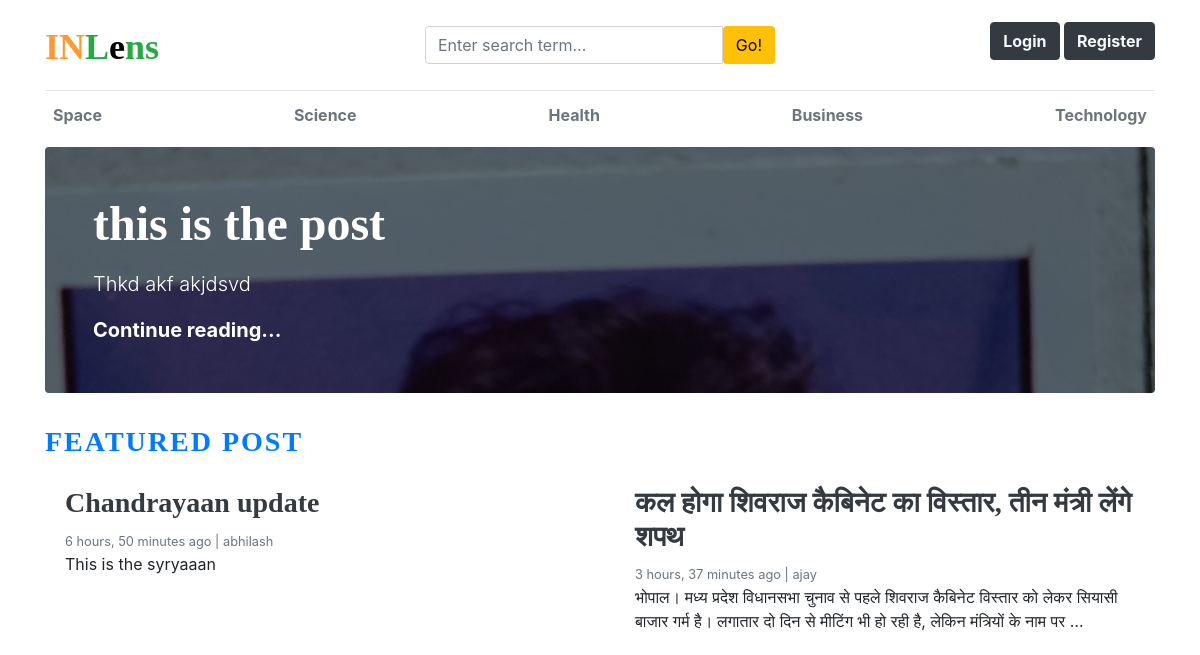
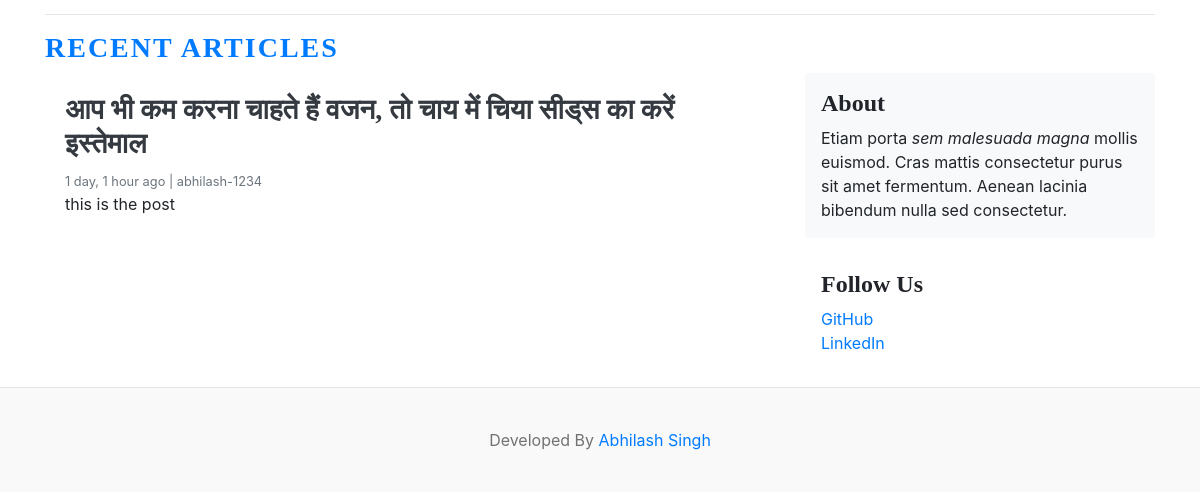
Before: / with the older database file (2 pictures, top to bottom).
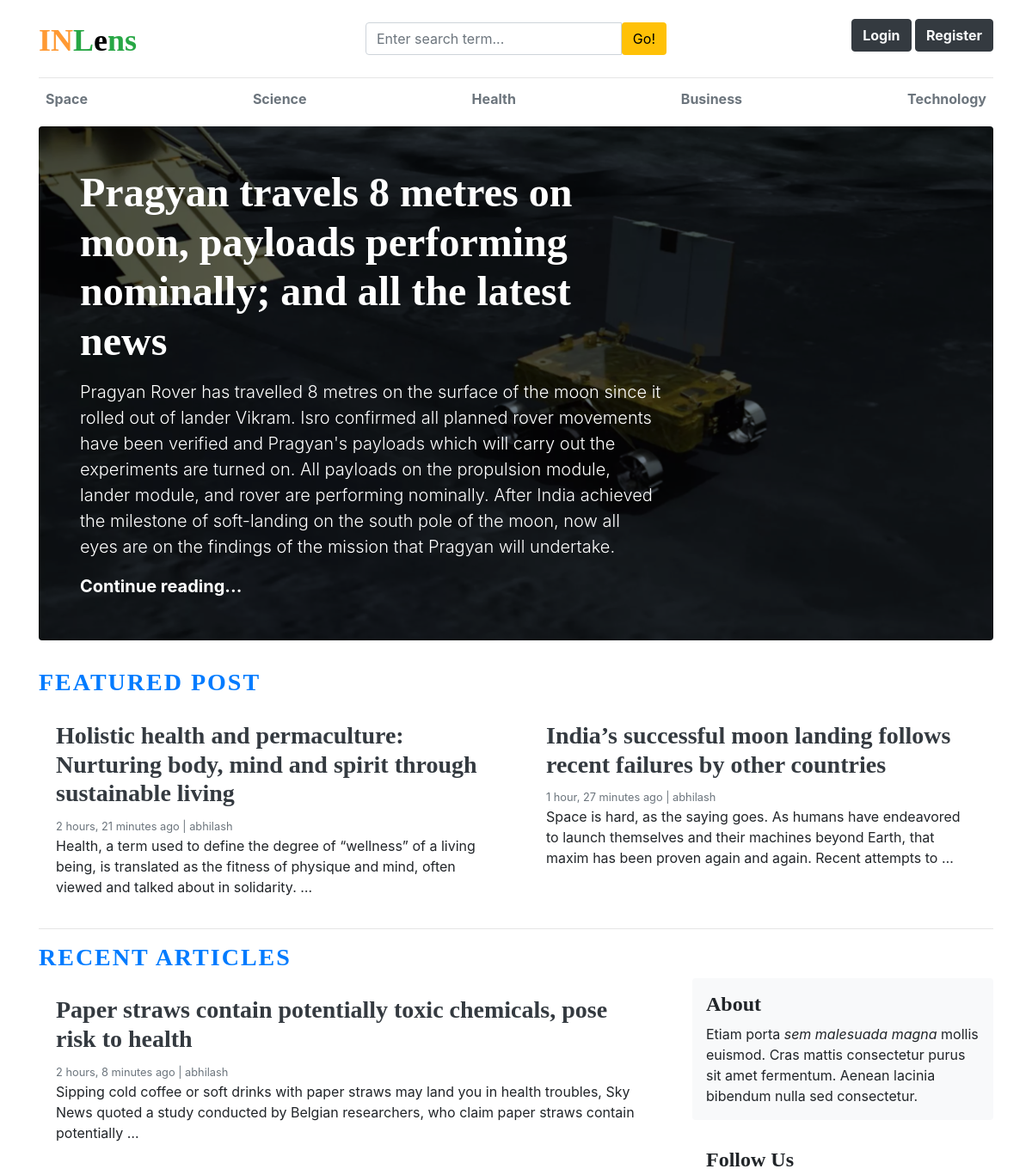
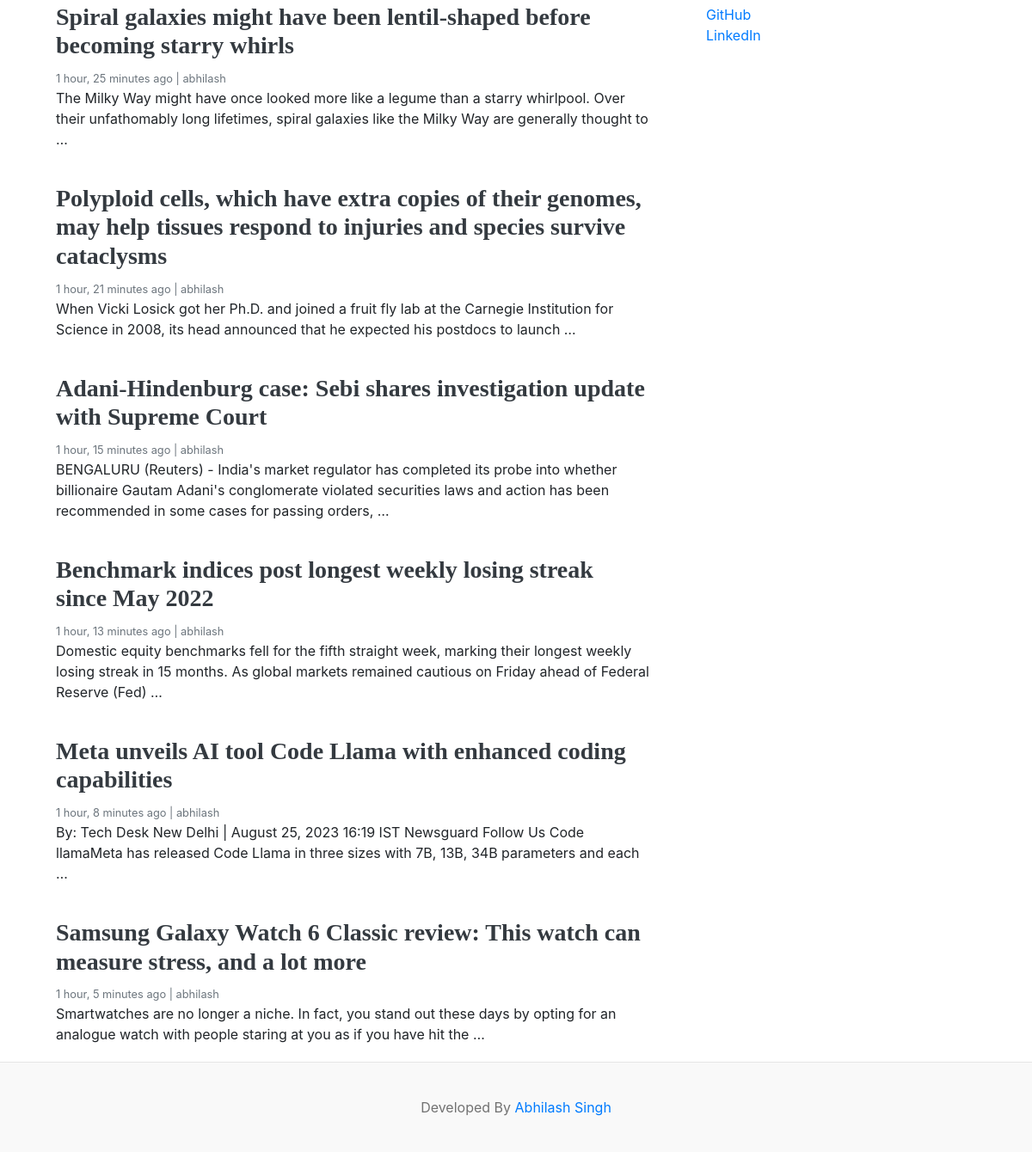
After: the same page with the newer database file (2 pictures, top to bottom).
### blogs/models.py (models this page shows, shortened)
class Category(models.Model):
    category_name = models.CharField(max_length=200, unique=True)
    created_at = models.DateTimeField(auto_now_add=True)
    updated_at = models.DateTimeField(auto_now=True)
    class Meta: # to correct the spelling of categories changing the metadata.
        verbose_name_plural = 'categories'

class Blog(models.Model):
    title =  models.CharField(max_length=1000)
    slug = models.SlugField(max_length=1000, unique=True, blank=True)
    category = models.ForeignKey(Category, on_delete=models.CASCADE) # means when we delete the category then the blog post of that category also will deleted.
    author = models.ForeignKey(User, on_delete=models.CASCADE) # if user delete then all blog also get deleted.
    featured_image = models.ImageField(upload_to='upload/%y/%m/%d', height_field=None, width_field=None, max_length=None)
    short_description = models.TextField(max_length= 2000, blank = True)
    blog_body = models.TextField(max_length= 2000, blank = True)
    status = models.CharField(max_length=20,choices=STATUS_CHOICES, default='Draft')
    is_featured = models.BooleanField(default=False)
    created_at = models.DateTimeField(auto_now_add=True)
    updated_at = models.DateTimeField(auto_now=True)

### assignments/models.py (models this page shows, shortened)
class SocialLink(models.Model):
    platform = models.CharField(max_length=25)
    link = models.URLField(max_length=100)
    created_at = models.DateTimeField(auto_now_add=True)
    updated_at = models.DateTimeField(auto_now=True)

### blog_main/views.py (the view)
# urls.py: 2. Add a URL to urlpatterns:  path('', views.home, name='home')
def home(request):
    categories = Category.objects.all()
    featured_posts = Blog.objects.filter(is_featured=True,status='Published')
    posts = Blog.objects.filter(is_featured=False,status='Published')
    try:
        about = About.objects.get()
    except:
        about = None
    context = {
        'categories': categories,
        'featured_posts':featured_posts,
        'posts': posts,
        'about': about,
    }
    return render(request,'home.html',context)

### blogs/context_processors.py (called while the page is built)
def get_categories(request):
    categories = Category.objects.all()
    return dict(categories=categories)

def get_social_links(request):
    social_links = SocialLink.objects.all()
    return dict(social_links=social_links)

### templates/home.html (shortened to what this page needs)
{% extends 'base.html' %}
{% block content %}
{% for post in featured_posts %}
{% if forloop.first %}
<div class="jumbotron p-3 p-md-5 text-white rounded bg-dark" style="background-image: url({{post.featured_image.url  }}) ;background-blend-mode: overlay;background-size:cover;">
    <div class="col-md-8 px-0">
      <h1 class="display-4 font-weight-bold">{{ post.title }}</h1>
      <p class="lead my-3"> {{ post.short_description | safe }}</p>
      <p class="lead mb-0"><a href="{% url 'blogs' post.slug %}" class="text-white font-weight-bold">Continue reading...</a></p>
    </div>
  </div>
{% endif %}
{% endfor %}
 <h3 class="text-uppercase text-primary font-weight-bold" style="letter-spacing: 2px;">Featured Post</h3>
  <div class="row mb-2">
    {% for post in featured_posts %}
    {% if not forloop.first %}
    <div class="col-md-6">
      <div class="card border-0" >
        <div class="card-body">
          <h3><a href= "{% url 'blogs' post.slug %}" class="text-dark font-weight-bold">{{post.title}}</a></h3>
          <small class="mb-1 text-muted ">{{ post.created_at | timesince }} ago | {{ post.author }}</small>
          <p class="card-text">{{post.short_description | safe | truncatewords:30}}</p>
        </div>
      </div>
    </div>
    {% endif %}
    {% endfor %}
  </div>
  <hr>
  <h3 class="text-uppercase text-primary font-weight-bold" style="letter-spacing: 2px;">Recent Articles </h3>
  <div class="row">
    <div class="col-md-8 blog-main">
    {% if posts %}
    {% for post in posts %}
      <div class="card border-0" >
        <div class="card-body">
          <h3><a href= "{% url 'blogs' post.slug %}" class="text-dark font-weight-bold">{{post.title}}</a></h3>
          <small class="mb-1 text-muted">{{ post.created_at | timesince }} ago | {{ post.author }}</small>
          <p class="card-text">{{post.short_description | truncatewords:30 |safe  }}</p>
        </div>
    </div>
    {% endfor %}
    {% endif %}
      </div>
      <aside class="col-md-4 blog-sidebar">
        <div class="p-3 mb-3 bg-light rounded">
          <h4 class="font-weight-bold">About</h4>
          <p class="mb-0">Etiam porta <em>sem malesuada magna</em> mollis euismod. Cras mattis consectetur purus sit amet fermentum. Aenean lacinia bibendum nulla sed consectetur.</p>
        </div>
        {% if social_links %}
        <div class="p-3">
          <h4 class="font-weight-bold">Follow Us</h4>
          <ol class="list-unstyled">
            {% for i in social_links%}
            <li><a href="{{i.link}}" target='_blank'>{{i.platform}}</a></li>
            {% endfor %}
          </ol>
        </div>
        {% endif %}
      </aside>
    </div>
</div>
{% endblock %}

### templates/base.html (shortened to what this page needs)
{% load static %}
<!DOCTYPE html>
<html lang="en">
<head>
    <link href="https://getbootstrap.com/docs/4.0/dist/css/bootstrap.min.css" rel="stylesheet">
    <link href="https://applesocial.s3.amazonaws.com/assets/styles/fonts/sanfrancisco/sanfranciscodisplay-regular-webfont.woff" rel="stylesheet">
    <link href="{% static 'css/blog.css' %}" rel="stylesheet">
    <link rel="stylesheet" href="https://cdnjs.cloudflare.com/ajax/libs/font-awesome/4.7.0/css/font-awesome.min.css">
  </head>
<body>
    <div class="container">
      <header class="blog-header py-3">
        <div class="row flex-nowrap justify-content-between align-items-center">
          <div class="col-4 pt-1">
            <a class="blog-header-logo text-success font-weight-bold" href="/"><b style="color:#FF9933">IN</b>L<b style="color:black">e</b>ns</a>
          </div>
          <div class="col-4">
            <form action="{% url 'search' %}" method='GET'>
              <div class="input-group">
                <input class="form-control" type="text" name="keyword" value="{{keyword}}" placeholder="Enter search term..." aria-label="Enter search term..." aria-describedby="button-search" />
                <button type="submit" class="btn bg-warning" id="button-search" type="button">Go!</button>
            </div>
          </form>
        </div>
          <div class="col-4 d-flex justify-content-end align-items-center">
            {% if not user.is_authenticated %}
            <a class="btn btn-dark text-light float-right mb-2  font-weight-bold" href="{% url 'login' %}">Login</a> &nbsp;
            <a class="btn btn-dark text-light float-right mb-2 font-weight-bold" href="{% url 'register' %}">Register</a>
            {% else %}
            <span><a class="btn btn-dark text-light float-right mb-2  font-weight-bold " href="{% url 'dashboard'%}">dashboard</a></span>
            &emsp;
            <span><a class ="btn btn-dark text-light float-right mb-2 font-weight-bold" href="{% url 'logout' %}">Logout</a></span>
            {% endif %}
          </div>
        </div>
      </header>
      <div class="nav-scroller py-1 mb-2">
        <nav class="nav d-flex justify-content-between">
          {% for cat in categories %}
          <a class="p-2 text-muted font-weight-bold" href="{% url 'posts_by_category' cat.id%}">{{cat.category_name}}</a>
          {% endfor %}
        </nav>
      </div>
{% block content %}
{% endblock %}
<footer class="blog-footer">
    <p>Developed By <a href="#">Abhilash Singh</a></p>
  </footer>
  </body>
  </html>

### blog_main/static/css/blog.css (style rules this page uses)
.blog-header { border-bottom: 1px solid #e5e5e5; }
.blog-header-logo { font-family: "Playfair Display", Georgia, "Times New Roman", serif; font-size: 2.25rem; }
h1, h2, h3, h4, h5, h6 { font-family: "Playfair Display", Georgia, "Times New Roman", serif; }
.display-4 { font-size: 2.5rem; }
@media (min-width: 768px) { .display-4 { font-size: 3rem; } }
.blog-footer { padding: 2.5rem 0; color: #727272; text-align: center; background-color: #f9f9f9; border-top: .05rem solid #e5e5e5; }
.blog-footer p:last-child { margin-bottom: 0; }

Changed rows visible on the page:
removed Blog: featured_image (picture), title "this is the post", short_description "Thkd akf akjdsvd"
removed Blog: title "Chandrayaan update", created_at "6 hours, 50 minutes", author "abhilash", short_description "This is the syryaaan", shown under "FEATURED POST"
removed Blog: title "कल होगा शिवराज कैबिनेट का विस्तार, तीन मंत्री लेंगे शपथ", created_at "3 hours, 37 minutes", author "ajay", short_description "भोपाल। मध्य प्रदेश विधानसभा चुनाव से पहले शिवराज कैबिनेट विस्तार को लेकर सियासी बाजार गर्म है। लगातार दो दिन से मीटिंग भी हो रही है, लेकिन मंत्रियों के नाम पर …", shown under "FEATURED POST"
removed Blog: title "आप भी कम करना चाहते हैं वजन, तो चाय में चिया सीड्स का करें इस्तेमाल", created_at "1 day, 1 hour", author "abhilash-1234", short_description "this is the post", shown under "RECENT ARTICLES"
added Blog: featured_image (picture), title "Pragyan travels 8 metres on moon, payloads performing nominally; and all the latest news", short_description "Pragyan Rover has travelled 8 metres on the surface of the moon since it rolled out of lander Vikram. Isro confirmed all planned rover movements have been verified and Pragyan's payloads which will carry out the experiments are turned on. All payloads on the propulsion module, lander module, and rover are performing nominally. After India achieved the milestone of soft-landing on the south pole of the moon, now all eyes are on the findings of the mission that Pragyan will undertake."
added Blog: title "Holistic health and permaculture: Nurturing body, mind and spirit through sustainable living", created_at "2 hours, 21 minutes", author "abhilash", short_description "Health, a term used to define the degree of “wellness” of a living being, is translated as the fitness of physique and mind, often viewed and talked about in solidarity. …", shown under "FEATURED POST"
added Blog: title "India’s successful moon landing follows recent failures by other countries", created_at "1 hour, 27 minutes", author "abhilash", short_description "Space is hard, as the saying goes. As humans have endeavored to launch themselves and their machines beyond Earth, that maxim has been proven again and again. Recent attempts to …", shown under "FEATURED POST"
added Blog: title "Paper straws contain potentially toxic chemicals, pose risk to health", created_at "2 hours, 8 minutes", author "abhilash", short_description "Sipping cold coffee or soft drinks with paper straws may land you in health troubles, Sky News quoted a study conducted by Belgian researchers, who claim paper straws contain potentially …", shown under "RECENT ARTICLES"
added Blog: title "Spiral galaxies might have been lentil-shaped before becoming starry whirls", created_at "1 hour, 25 minutes", author "abhilash", short_description "The Milky Way might have once looked more like a legume than a starry whirlpool. Over their unfathomably long lifetimes, spiral galaxies like the Milky Way are generally thought to …", shown under "RECENT ARTICLES"
added Blog: title "Polyploid cells, which have extra copies of their genomes, may help tissues respond to injuries and species survive cataclysms", created_at "1 hour, 21 minutes", author "abhilash", short_description "When Vicki Losick got her Ph.D. and joined a fruit fly lab at the Carnegie Institution for Science in 2008, its head announced that he expected his postdocs to launch …", shown under "RECENT ARTICLES"
added Blog: title "Adani-Hindenburg case: Sebi shares investigation update with Supreme Court", created_at "1 hour, 15 minutes", author "abhilash", short_description "BENGALURU (Reuters) - India's market regulator has completed its probe into whether billionaire Gautam Adani's conglomerate violated securities laws and action has been recommended in some cases for passing orders, …", shown under "RECENT ARTICLES"
added Blog: title "Benchmark indices post longest weekly losing streak since May 2022", created_at "1 hour, 13 minutes", author "abhilash", short_description "Domestic equity benchmarks fell for the fifth straight week, marking their longest weekly losing streak in 15 months. As global markets remained cautious on Friday ahead of Federal Reserve (Fed) …", shown under "RECENT ARTICLES"
added Blog: title "Meta unveils AI tool Code Llama with enhanced coding capabilities", created_at "1 hour, 8 minutes", author "abhilash", short_description "By: Tech Desk New Delhi | August 25, 2023 16:19 IST Newsguard Follow Us Code llamaMeta has released Code Llama in three sizes with 7B, 13B, 34B parameters and each …", shown under "RECENT ARTICLES"
added Blog: title "Samsung Galaxy Watch 6 Classic review: This watch can measure stress, and a lot more", created_at "1 hour, 5 minutes", author "abhilash", short_description "Smartwatches are no longer a niche. In fact, you stand out these days by opting for an analogue watch with people staring at you as if you have hit the …", shown under "RECENT ARTICLES"
